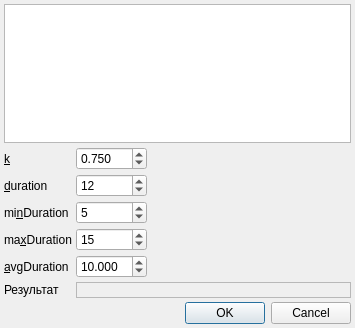
<?xml version="1.0" encoding="UTF-8"?>
<ui version="4.0">
 <class>ContractCoefficientTestDialog</class>
 <widget class="QDialog" name="ContractCoefficientTestDialog">
  <property name="geometry">
   <rect>
    <x>0</x>
    <y>0</y>
    <width>355</width>
    <height>328</height>
   </rect>
  </property>
  <property name="windowTitle">
   <string>Проверка алгоритма вычисления коэффициента</string>
  </property>
  <layout class="QGridLayout" name="gridLayout">
   <property name="margin">
    <number>4</number>
   </property>
   <property name="spacing">
    <number>4</number>
   </property>
   <item row="2" column="1">
    <widget class="QSpinBox" name="edtDuration">
     <property name="maximum">
      <number>999</number>
     </property>
     <property name="value">
      <number>12</number>
     </property>
    </widget>
   </item>
   <item row="2" column="2">
    <spacer name="horizontalSpacer_2">
     <property name="orientation">
      <enum>Qt::Horizontal</enum>
     </property>
     <property name="sizeHint" stdset="0">
      <size>
       <width>40</width>
       <height>20</height>
      </size>
     </property>
    </spacer>
   </item>
   <item row="7" column="0" colspan="3">
    <widget class="QDialogButtonBox" name="buttonBox">
     <property name="orientation">
      <enum>Qt::Horizontal</enum>
     </property>
     <property name="standardButtons">
      <set>QDialogButtonBox::Cancel|QDialogButtonBox::Ok</set>
     </property>
    </widget>
   </item>
   <item row="4" column="0">
    <widget class="QLabel" name="lblMaxDuration">
     <property name="sizePolicy">
      <sizepolicy hsizetype="Maximum" vsizetype="Preferred">
       <horstretch>0</horstretch>
       <verstretch>0</verstretch>
      </sizepolicy>
     </property>
     <property name="text">
      <string>ma&amp;xDuration</string>
     </property>
     <property name="buddy">
      <cstring>edtMaxDuration</cstring>
     </property>
    </widget>
   </item>
   <item row="4" column="1">
    <widget class="QSpinBox" name="edtMaxDuration">
     <property name="maximum">
      <number>999</number>
     </property>
     <property name="value">
      <number>15</number>
     </property>
    </widget>
   </item>
   <item row="5" column="0">
    <widget class="QLabel" name="lblAvgDuration">
     <property name="sizePolicy">
      <sizepolicy hsizetype="Maximum" vsizetype="Preferred">
       <horstretch>0</horstretch>
       <verstretch>0</verstretch>
      </sizepolicy>
     </property>
     <property name="text">
      <string>&amp;avgDuration</string>
     </property>
     <property name="buddy">
      <cstring>edtAvgDuration</cstring>
     </property>
    </widget>
   </item>
   <item row="5" column="1">
    <widget class="QDoubleSpinBox" name="edtAvgDuration">
     <property name="sizePolicy">
      <sizepolicy hsizetype="Maximum" vsizetype="Fixed">
       <horstretch>0</horstretch>
       <verstretch>0</verstretch>
      </sizepolicy>
     </property>
     <property name="decimals">
      <number>3</number>
     </property>
     <property name="maximum">
      <double>999.990000000000009</double>
     </property>
     <property name="value">
      <double>10.000000000000000</double>
     </property>
    </widget>
   </item>
   <item row="6" column="0">
    <widget class="QLabel" name="lblEvaluated">
     <property name="sizePolicy">
      <sizepolicy hsizetype="Maximum" vsizetype="Preferred">
       <horstretch>0</horstretch>
       <verstretch>0</verstretch>
      </sizepolicy>
     </property>
     <property name="text">
      <string>Результат</string>
     </property>
    </widget>
   </item>
   <item row="1" column="1">
    <widget class="QDoubleSpinBox" name="edtK">
     <property name="sizePolicy">
      <sizepolicy hsizetype="Maximum" vsizetype="Fixed">
       <horstretch>0</horstretch>
       <verstretch>0</verstretch>
      </sizepolicy>
     </property>
     <property name="decimals">
      <number>3</number>
     </property>
     <property name="maximum">
      <double>999.990000000000009</double>
     </property>
     <property name="singleStep">
      <double>0.010000000000000</double>
     </property>
     <property name="value">
      <double>0.750000000000000</double>
     </property>
    </widget>
   </item>
   <item row="3" column="1">
    <widget class="QSpinBox" name="edtMinDuration">
     <property name="maximum">
      <number>999</number>
     </property>
     <property name="value">
      <number>5</number>
     </property>
    </widget>
   </item>
   <item row="1" column="2">
    <spacer name="horizontalSpacer">
     <property name="orientation">
      <enum>Qt::Horizontal</enum>
     </property>
     <property name="sizeHint" stdset="0">
      <size>
       <width>40</width>
       <height>20</height>
      </size>
     </property>
    </spacer>
   </item>
   <item row="2" column="0">
    <widget class="QLabel" name="lblDuration">
     <property name="sizePolicy">
      <sizepolicy hsizetype="Maximum" vsizetype="Preferred">
       <horstretch>0</horstretch>
       <verstretch>0</verstretch>
      </sizepolicy>
     </property>
     <property name="text">
      <string>&amp;duration</string>
     </property>
     <property name="buddy">
      <cstring>edtDuration</cstring>
     </property>
    </widget>
   </item>
   <item row="3" column="0">
    <widget class="QLabel" name="lblMinDuration">
     <property name="sizePolicy">
      <sizepolicy hsizetype="Maximum" vsizetype="Preferred">
       <horstretch>0</horstretch>
       <verstretch>0</verstretch>
      </sizepolicy>
     </property>
     <property name="text">
      <string>mi&amp;nDuration</string>
     </property>
     <property name="buddy">
      <cstring>edtMinDuration</cstring>
     </property>
    </widget>
   </item>
   <item row="0" column="0" colspan="3">
    <widget class="QPlainTextEdit" name="edtAlgorithm"/>
   </item>
   <item row="1" column="0">
    <widget class="QLabel" name="lblK">
     <property name="sizePolicy">
      <sizepolicy hsizetype="Maximum" vsizetype="Preferred">
       <horstretch>0</horstretch>
       <verstretch>0</verstretch>
      </sizepolicy>
     </property>
     <property name="text">
      <string>&amp;k</string>
     </property>
     <property name="indent">
      <number>-1</number>
     </property>
     <property name="buddy">
      <cstring>edtK</cstring>
     </property>
    </widget>
   </item>
   <item row="6" column="1" colspan="2">
    <widget class="QLabel" name="lblResult">
     <property name="frameShape">
      <enum>QFrame::StyledPanel</enum>
     </property>
     <property name="frameShadow">
      <enum>QFrame::Sunken</enum>
     </property>
     <property name="text">
      <string/>
     </property>
    </widget>
   </item>
  </layout>
 </widget>
 <tabstops>
  <tabstop>edtAlgorithm</tabstop>
  <tabstop>edtK</tabstop>
  <tabstop>edtDuration</tabstop>
  <tabstop>edtMinDuration</tabstop>
  <tabstop>edtMaxDuration</tabstop>
  <tabstop>edtAvgDuration</tabstop>
  <tabstop>buttonBox</tabstop>
 </tabstops>
 <resources/>
 <connections>
  <connection>
   <sender>buttonBox</sender>
   <signal>accepted()</signal>
   <receiver>ContractCoefficientTestDialog</receiver>
   <slot>accept()</slot>
   <hints>
    <hint type="sourcelabel">
     <x>224</x>
     <y>307</y>
    </hint>
    <hint type="destinationlabel">
     <x>157</x>
     <y>274</y>
    </hint>
   </hints>
  </connection>
  <connection>
   <sender>buttonBox</sender>
   <signal>rejected()</signal>
   <receiver>ContractCoefficientTestDialog</receiver>
   <slot>reject()</slot>
   <hints>
    <hint type="sourcelabel">
     <x>292</x>
     <y>313</y>
    </hint>
    <hint type="destinationlabel">
     <x>286</x>
     <y>274</y>
    </hint>
   </hints>
  </connection>
 </connections>
</ui>
